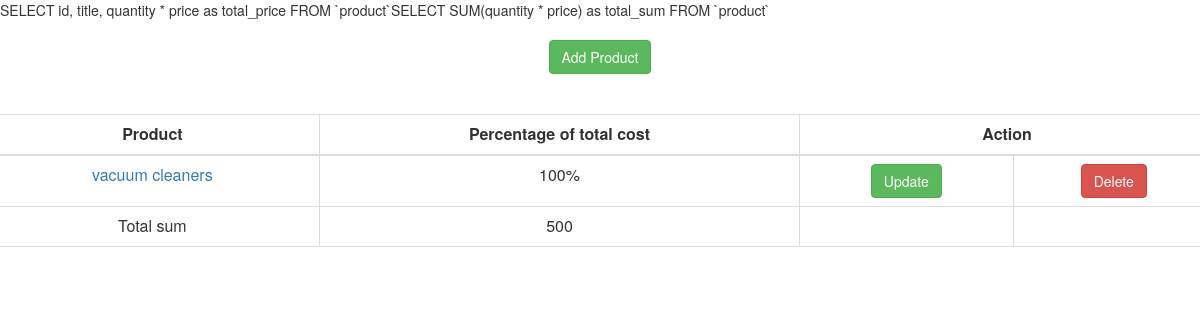
Before: / with the older database file.
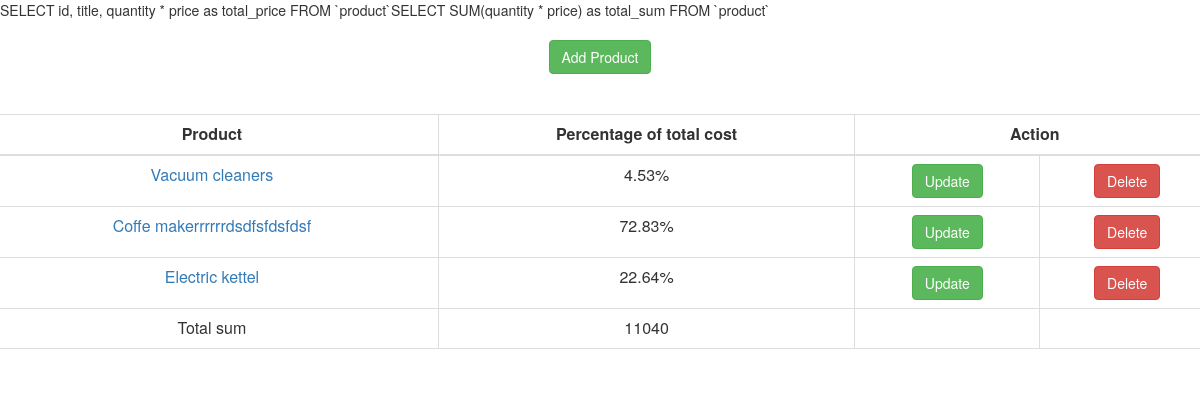
After: the same page with the newer database file.
### tables this page shows
CREATE TABLE IF NOT EXISTS `product` (
  `id` int(11) NOT NULL,
  `title` varchar(50) NOT NULL,
  `price` decimal(10,0) NOT NULL,
  `quantity` int(11) NOT NULL,
  `note` varchar(100) NOT NULL,
  `id_category` int(11) NOT NULL
);

### src/View.php (called while the page is built)
<?php
class View
{
    private $params;
    public function __construct(array $params = array()){
        $this->params = $params;
    }
    public function render($file){
        extract($this->params);
        require('Views/'.$file.'.php');
    }
}

### src/Controllers/ProductController.php (called while the page is built, shortened)
<?php
class ProductController{
    public function index(){
        $product = new ProductModel;
        $products = $product->get_all();
        $total_sum = $product->get_total_sum();
         $view = new View(['result'=>$products,'total_sum'=>$total_sum[0]['total_sum']]);
         $view->render('Product_list');
    }
}

### src/App.php (called while the page is built, shortened)
<?php
class App
{
    public function __construct()
    {
        $route = Route::getInstance();
        $result = $route->get_controller_and_action();
        $controller = new $class_name();
        $controller->{$result['action']}();
    }
}

### index.php (called while the page is built, shortened)
<?php
require ('autoloader.php');
new App;

### src/Models/ProductModel.php (called while the page is built, shortened)
<?php
class ProductModel{
    private $connection;
    public function __construct(){
        $this->connection = \Database::getInstance();
    }
    public function get_all(){
        return $this->connection->query_all("SELECT id, title, quantity * price as total_price FROM `product`");
    }
    public function get_total_sum(){
        return $this->connection->query_all("SELECT SUM(quantity * price) as total_sum FROM `product`");
    }
}

### autoloader.php (called while the page is built, shortened)
<?php
spl_autoload_register(function ($class) {
    $prefix = '';
    $base_dir = __DIR__ . '/src/';
    $len = strlen($prefix);
    $relative_class = substr($class, $len);
    $file = $base_dir . str_replace('\\', '/', $relative_class) . '.php';
});

### src/Views/Product_list.php (the view, shortened to what this page needs)
<?php
include('headers.php');
?>
<div class="container">
    <div class="row">
        <div class=" add col-xs-4 col-xs-offset-4 text-center">
            <a href='/product/add_view'<div class="btn btn-success "> Add Product</div></a>
        </div>
    </div>
    <div class="row">
        <table class="table table-bordered">
            <thead>
            <tr>
                <th class='text-center'>Product</th>
                <th class='text-center'>Percentage of total cost</th>
                <th class='text-center' colspan="2">Action</th>
            </tr>
            </thead>
            <tbody>
            <?php
            if($result) {
                foreach ($result as $product) {
                    ?>
                    <tr>
                        <td class='text-center' scope="row"><a href="/product/details/<?php echo $product['id']?>"><?php echo $product['title'] ?></a></td>
                        <td class='text-center'>
                            <?php echo $product['percents'].'%'?>
                        </td>
                        <td class='text-center'>
                            <a href=<?php echo '/product/update_view/'.$product['id']   ?>><div class="btn btn-success">Update</div></a>
                        </td>
                        <td class='text-center'>
                            <a href=<?php echo"/product/delete/".$product['id'] ?>><div class="btn btn-danger">Delete</div></a>
                        </td>
                    </tr>
                    <?php
                }
            }
            ?>
            <tr>
                <td class='text-center'>Total sum</td>
                <td class='text-center'><?php echo $total_sum ?></td>
                <td></td>
                <td></td>
            </tr>
            </tbody>
        </table>
    </div>
<?php
include('footer.php');
?>

### src/Database.php (shortened to what this page needs)
<?php
class Database {
	private $_connection;
	private static $_instance;
	private $_host = "sunrice";
    private $_username = "root";
	private $_password = "";
	private $_database = "sunrice";
	public static function getInstance(){
		if(!self::$_instance){
			self::$_instance = new self();
		}
		return self::$_instance;
	}
	private function __construct() {
		$this->_connection = new \mysqli($this->_host, $this->_username, $this->_password, $this->_database);
	}
	public function query_all($query){
		echo ($query);
      	$result = $this->_connection->query($query);
        $res=[];
        foreach($result as $val){
            $res[] = $val;
        }
        return $res;
    }
}

### src/Views/headers.php (shortened to what this page needs)
<!DOCTYPE html>
<html lang="en">
<head>
    <link href="/bower_components/bootstrap/dist/css/bootstrap.css" rel="stylesheet">
    <link href='/css/style.css' rel='stylesheet'>
</head>
<body>

### src/Views/footer.php
</body>
</html>

### css/style.css (style rules this page uses)
.add { margin-top: 20px; margin-bottom: 40px; }

Changed rows visible on the page:
changed product: title "vacuum cleaners" → "Vacuum cleaners"; percents "100" → "4.53"
added product: title "Coffe makerrrrrrdsdfsfdsfdsf", percents "72.83"
added product: title "Electric kettel", percents "22.64"
Other visible differences:
$total_sum: "500" → "11040"
